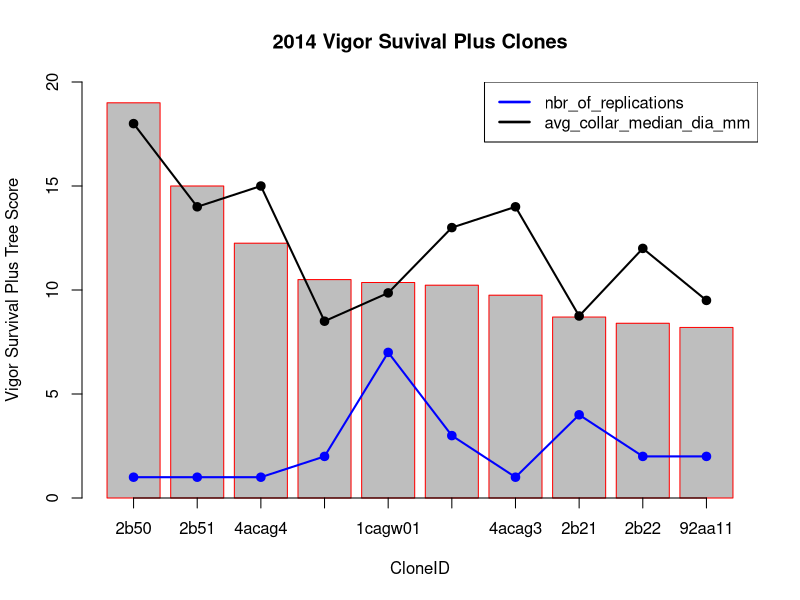

Generate this figure with R:
#!/usr/bin/Rscript
print("Usage: ./scriptName.r")
print("R batch mode file for Linux. A conventional Bar chart with straight X axis labels") 
print("See ../docs/README-RScripts.md for usage details")
print("This program is copyrighted under the MIT license.  See: https://github.com/pmcgover/24dev-demo/blob/master/LICENSE")

d1 <- read.csv(file="../input/top10_vw_nursery_cuttings_2014.csv",head=T,sep=",")
# Without an image size, note the X axis labels
#png(filename="top10_vw_nursery_cuttings_2014.png")

# Now provide an image size which will ensure the x labels display
png(filename="../output/top10_vw_nursery_cuttings_2014.png", height=768, width=1024, bg="white")

mp <- barplot(d1$VS_and_PlusTrees, ylim=c(0,20), main="2014 Vigor Suvival Plus Clones", xlab="CloneID", ylab="Vigor Survival Plus Tree Score", border='red')
axis(1,at=mp,labels=d1$Clone_ID)

lines(mp,d1$nbr_of_replications,type="o",pch=19,lwd=2,col="blue")
lines(mp,d1$avg_collar_median_dia_mm,type="o",pch=19,lwd=2,col="black")

legend("topright", c("nbr_of_replications", "avg_collar_median_dia_mm"), lty=c(1,1), lwd=c(2.5,2.5), col=c("blue","black"))


dev.off() 

